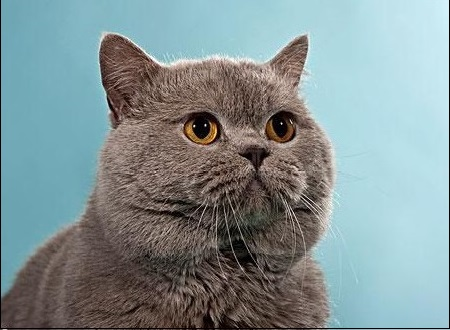
//> input picture data/test1.jpg, 450 x 330 px
$ ./main   (built with g++ and OpenCV 4)
//> lines starting //> are read from the running program, lines starting //| are printed output that depends on the picture; after the words box and inside, x2 and y2 are one past the last pixel; in counts of white or black regions, pixels touching at a corner belong together
#include <iostream>
#include <opencv2/core.hpp>
#include <opencv2/imgproc.hpp>
#include <opencv2/videoio.hpp>
#include <opencv2/highgui.hpp>  // OpenCV window I/O

using namespace std;
using namespace cv;

Mat g_srcImage,g_dstImage,g_grayImage,g_maskImage;
int g_nFillMode = 1;
int g_nLowDifference = 20,g_nUpDifferent=20;

int g_nConnectivity = 4;
int g_bIsColor = true;
int g_bUseMask = false;
int g_nNewMaskVal=255;

static void ShowHelpText()
{
    //输出一些帮助信息
    printf("\n\n\n\t欢迎来到漫水填充示例程序~\n\n");
    printf( "\n\n\t按键操作说明: \n\n"
        "\t\t鼠标点击图中区域- 进行漫水填充操作\n"
        "\t\t键盘按键【ESC】- 退出程序\n"
        "\t\t键盘按键【1】-  切换彩色图/灰度图模式\n"
        "\t\t键盘按键【2】- 显示/隐藏掩膜窗口\n"
        "\t\t键盘按键【3】- 恢复原始图像\n"
        "\t\t键盘按键【4】- 使用空范围的漫水填充\n"
        "\t\t键盘按键【5】- 使用渐变、固定范围的漫水填充\n"
        "\t\t键盘按键【6】- 使用渐变、浮动范围的漫水填充\n"
        "\t\t键盘按键【7】- 操作标志符的低八位使用4位的连接模式\n"
        "\t\t键盘按键【8】- 操作标志符的低八位使用8位的连接模式\n"
        "\n\n\t\t\t\t\t\t\t\t by Grammer\n\n\n"
        );
}

static void onMouse(int event,int x,int y,int ,void *)
{
    if(event!=CV_EVENT_LBUTTONDOWN)
        return ;
    Point seed = Point(x,y);
    int lowDifference = g_nFillMode==0?0:g_nLowDifference;
    int upDifference = g_nFillMode==0?0:g_nUpDifferent;
    int flags = g_nConnectivity+(g_nNewMaskVal<<8)+(g_nFillMode==1?CV_FLOODFILL_FIXED_RANGE:0);

    int b = (unsigned)theRNG()&255;
    int g = (unsigned)theRNG()&255;
    int r = (unsigned)theRNG()&255;

    Rect ccomp;
    Scalar newVal = g_bIsColor?Scalar(b,g,r):Scalar(r*0.299+g*0.587+b*0.114);
    Mat dst = g_bIsColor?g_dstImage:g_grayImage;
    int area;
    if(g_bUseMask)
    {
        threshold(g_srcImage,g_maskImage,1,128,CV_THRESH_BINARY);
        area=floodFill(dst,g_maskImage,seed,newVal,&ccomp,Scalar(lowDifference,lowDifference,lowDifference),
                       Scalar(upDifference,upDifference,upDifference),flags);
        imshow("mask",g_maskImage);
    }
    else
    {
        area = floodFill(dst,seed,newVal,&ccomp,Scalar(lowDifference,lowDifference,lowDifference),
                         Scalar(upDifference,upDifference,upDifference),flags);

    }
    imshow("dst image" ,dst);
    cout<<area<<" pixels is painted..."<<endl;
}


int main(int argc, char *argv[])
{
    system("color 2F");
    g_srcImage = imread("../data/test1.jpg",1);
//> g_srcImage is the input picture: 330 rows x 450 cols, CV_8UC3; mean B, G, R 148.2, 146.5, 130.3
    if(!g_srcImage.data)
    {
        cout<<"open error...."<<endl;
        return 0;
    }
    ShowHelpText();

    g_srcImage.copyTo(g_dstImage);
    cvtColor(g_srcImage,g_grayImage,COLOR_BGR2GRAY);
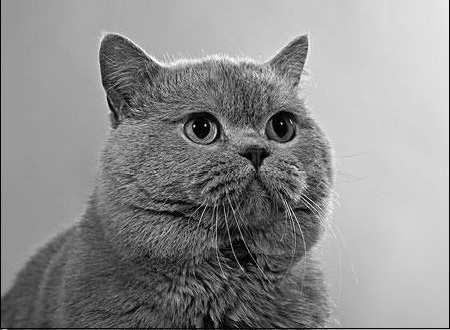
//> g_grayImage: 330 rows x 450 cols, CV_8UC1; min 0, max 255, mean 141.9
    g_maskImage.create(g_srcImage.rows+2,g_srcImage.cols+2,CV_8UC1);

    namedWindow("dst image",CV_WINDOW_AUTOSIZE);

    createTrackbar("low","dst image",&g_nLowDifference,255,0);
    createTrackbar("up","dst image",&g_nUpDifferent,255,0);

    setMouseCallback("dst image",onMouse,0);

    while(1)
    {
        imshow("dst image",g_bIsColor?g_dstImage:g_grayImage);
        int c = waitKey(0);
//> the left mouse button is pressed and released at (112, 82)
//> in onMouse, `area = floodFill(dst,seed,newVal,&ccomp,Scalar(lowDifference,lowDiffer..`: dst: 330 rows x 450 cols, CV_8UC3; 10 pixels changed, all inside (x1, y1, x2, y2) = (110, 81, 117, 84)
//> in onMouse, `area = floodFill(dst,seed,newVal,&ccomp,Scalar(lowDifference,lowDiffer..`: area = 10; ccomp = Rect(110, 81, 7, 3)
//| 10 pixels is painted...
//> the left mouse button is pressed and released at (337, 82)
//> call 3 of onMouse, with event = 1, x = 337, y = 82
//> in onMouse (call 3), `area = floodFill(dst,seed,newVal,&ccomp,Scalar(lowDifference,lowDiffer..`:
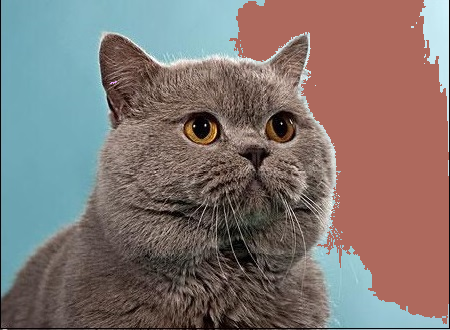
//> dst: 330 rows x 450 cols, CV_8UC3; mean B, G, R 113.6, 117.1, 129.1
//> in onMouse (call 3), `area = floodFill(dst,seed,newVal,&ccomp,Scalar(lowDifference,lowDiffer..`: area = 38505; ccomp = Rect(229, 0, 220, 324)
//| 38505 pixels is painted...
//> the left mouse button is pressed and released at (337, 247)
//> in onMouse (call 5), `area = floodFill(dst,seed,newVal,&ccomp,Scalar(lowDifference,lowDiffer..`:
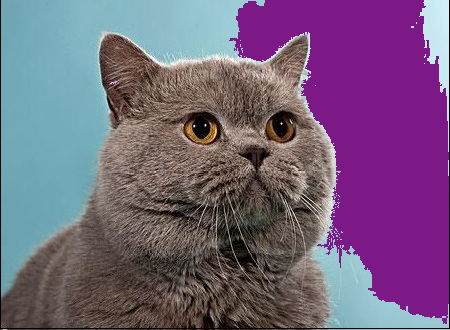
//> dst: 330 rows x 450 cols, CV_8UC3; mean B, G, R 124.2, 96.4, 116.2
//| 38505 pixels is painted...
//> the left mouse button is pressed and released at (112, 247)
//> in onMouse (call 7), `area = floodFill(dst,seed,newVal,&ccomp,Scalar(lowDifference,lowDiffer..`:
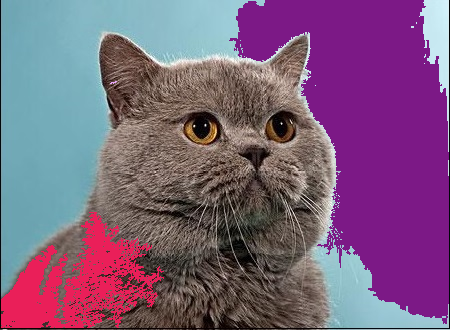
//> dst: 330 rows x 450 cols, CV_8UC3; 5.63% of pixels changed, all inside (x1, y1, x2, y2) = (1, 212, 164, 328)
//> in onMouse (call 7), `area = floodFill(dst,seed,newVal,&ccomp,Scalar(lowDifference,lowDiffer..`: area = 8367; ccomp = Rect(1, 212, 163, 116)
//| 8367 pixels is painted...
//> the Esc key is pressed
        if((c&255)==27)
        {
            cout<<"exit..."<<endl;
            break;
        }
        switch ((char)c) {
        case '1':
        {
            if(g_bIsColor)
            {
                cout << "1  RGB--->GRAY\n";
                cvtColor(g_srcImage,g_grayImage,COLOR_BGR2GRAY);
                g_maskImage=Scalar::all(0);
                g_bIsColor = false;
            }
            else
            {
                cout << "1 GRAY---->RGB\n";
                g_srcImage.copyTo(g_dstImage);
                g_maskImage = Scalar::all(0);
                g_bIsColor = true;
            }
            break;
        }
        case '2':
        {
            if(g_bUseMask)
            {
                destroyWindow("mask");
                g_bUseMask = false;
            }
            else
            {
                namedWindow("mask",0);
                g_maskImage = Scalar::all(0);
                imshow("mask",g_maskImage);
                g_bUseMask= true;
            }
            break;
        }
        case '3':
        {
            cout<<"3  src image..."<<endl;
            g_srcImage.copyTo(g_dstImage);
            cvtColor(g_dstImage,g_grayImage,COLOR_BGR2GRAY);
            g_maskImage=Scalar::all(0);
            break;
        }
        case '4':
        {
            cout << "4 NULL range man shui\n";
            g_nFillMode = 0;
            break;
        }
        case '5':
        {
            cout << "5 range man shui\n";
            g_nFillMode = 1;
            break;
        }
        case '6':
        {
            cout << "6 dynamic man shui\n";
            g_nFillMode = 2;
            break;
        }
        case '7':
        {
            cout << "7 four bit connection type\n";
            g_nConnectivity = 4;
            break;
        }
        case '8':
        {
            cout << "8 eight bit connection type\n";
            g_nConnectivity = 8;
            break;
        }
        default:
            break;
        }
    }

    return 0;
}

$ run again, with data/190_170.jpg copied over data/test1.jpg
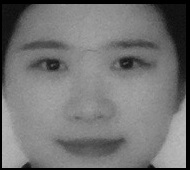
//> input picture data/190_170.jpg, 190 x 170 px
//> g_srcImage is the input picture: 170 rows x 190 cols, CV_8UC3; min 0, max 188, mean 114.8
//> area = 340; ccomp = Rect(16, 40, 49, 11)
//| 340 pixels is painted...
//| 278 pixels is painted...
//> in onMouse (call 5), `area = floodFill(dst,seed,newVal,&ccomp,Scalar(lowDifference,lowDiffer..`:
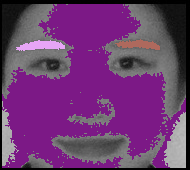
//> dst: 170 rows x 190 cols, CV_8UC3; mean B, G, R 112.2, 57.3, 107.8
//> area = 16071; ccomp = Rect(2, 4, 184, 164)
//| 16071 pixels is painted...
//> in onMouse (call 7), `area = floodFill(dst,seed,newVal,&ccomp,Scalar(lowDifference,lowDiffer..`:
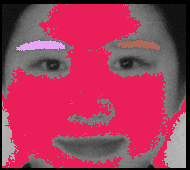
//> dst: 170 rows x 190 cols, CV_8UC3; mean B, G, R 89.8, 60.2, 162.5
//| 16071 pixels is painted...

$ run again, with data/Back_Projection_Theory0.jpg copied over data/test1.jpg
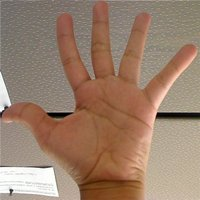
//> input picture data/Back_Projection_Theory0.jpg, 200 x 200 px
//> g_srcImage is the input picture: 200 rows x 200 cols, CV_8UC3; mean B, G, R 107.8, 127.1, 154.3
//> `cvtColor(g_srcImage,g_grayImage,COLOR_BGR2GRAY);`:
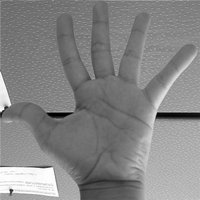
//> g_grayImage: 200 rows x 200 cols, CV_8UC1; min 0, max 255, mean 133.1
//> area = 7317; ccomp = Rect(0, 0, 99, 112)
//| 7317 pixels is painted...
//| 1855 pixels is painted...
//| 3563 pixels is painted...
//> in onMouse (call 7), `area = floodFill(dst,seed,newVal,&ccomp,Scalar(lowDifference,lowDiffer..`:
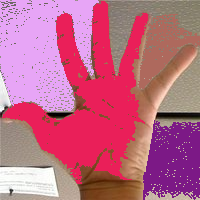
//> dst: 200 rows x 200 cols, CV_8UC3; mean B, G, R 134.9, 103.6, 190.8
//> area = 10404; ccomp = Rect(2, 1, 146, 183)
//| 10404 pixels is painted...

$ run again, with data/Back_Projection_Theory2.jpg copied over data/test1.jpg
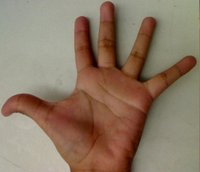
//> input picture data/Back_Projection_Theory2.jpg, 200 x 172 px
//> g_srcImage is the input picture: 172 rows x 200 cols, CV_8UC3; mean B, G, R 101.1, 120.5, 140.6
//> `cvtColor(g_srcImage,g_grayImage,COLOR_BGR2GRAY);`:
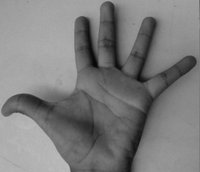
//> g_grayImage: 172 rows x 200 cols, CV_8UC1; min 7, max 193, mean 124.3
//> area = 7261; ccomp = Rect(0, 0, 104, 113)
//| 7261 pixels is painted...
//| 178 pixels is painted...
//| 2940 pixels is painted...
//> in onMouse (call 7), `area = floodFill(dst,seed,newVal,&ccomp,Scalar(lowDifference,lowDiffer..`:
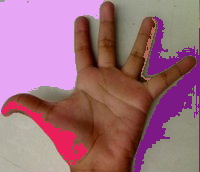
//> dst: 172 rows x 200 cols, CV_8UC3; mean B, G, R 123.9, 109.5, 157.7
//> area = 1130; ccomp = Rect(1, 101, 86, 64)
//| 1130 pixels is painted...
